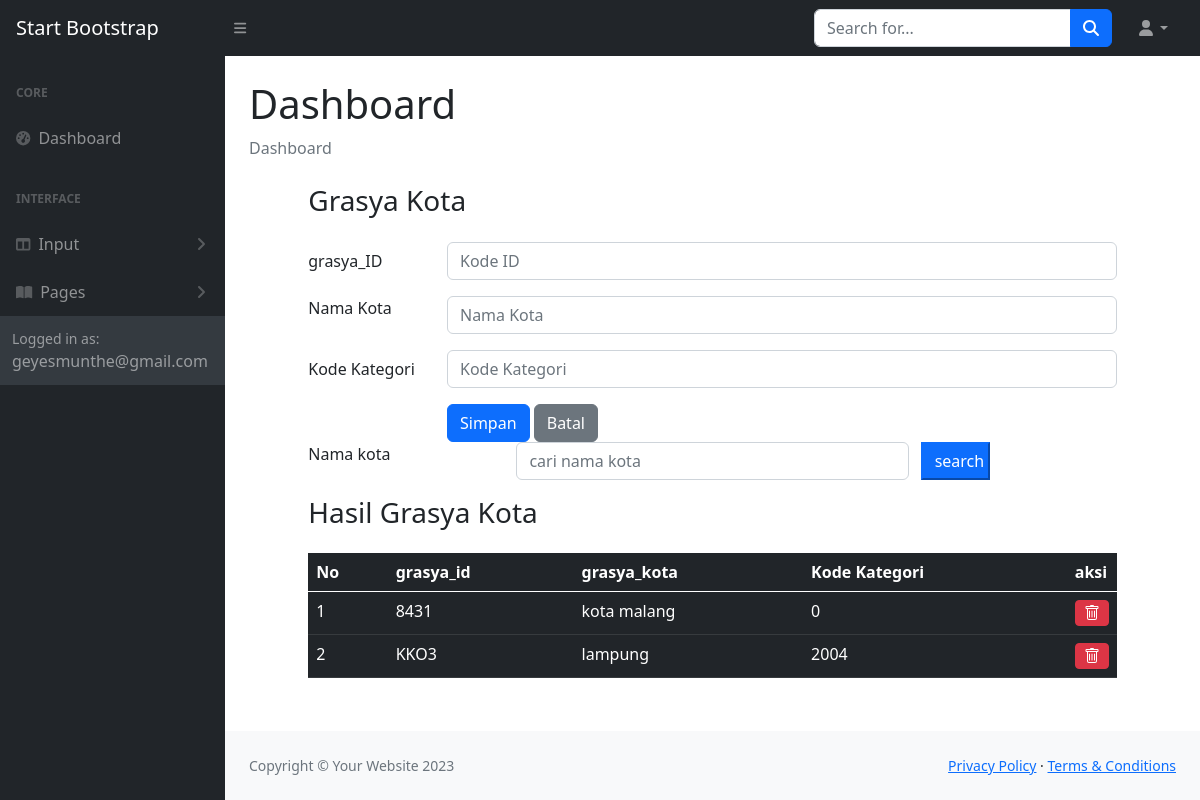
The page /grasya.php (signed in) on the database its author committed.
### tables this page shows
CREATE TABLE `pesonajawa` (
  `grasya_id` varchar(50) NOT NULL,
  `grasya_kota` varchar(50) NOT NULL,
  `kategoriKODE` int(11) NOT NULL
);

### grasya.php (the view, shortened to what this page needs)
<?php
include "include/include.php";
?>
<head>
<link rel="stylesheet" type="text/css" href="css/bootstrap.min.css">
</head>
<body>
<?php include "include/head.php"; ?>
    <body class="sb-nav-fixed">
 <?php include "include/navbar.php";?>
        <div id="layoutSidenav">
            <div id="layoutSidenav_nav">
                <?php include "include/menunav.php" ?>
            </div>
            <div id="layoutSidenav_content">
                <main>
                    <div class="container-fluid px-4">
                        <h1 class="mt-4">Dashboard</h1>
                        <ol class="breadcrumb mb-4">
                            <li class="breadcrumb-item active">Dashboard</li>
                        </ol>
                        </div>
                </main>
<div class="row">
<div class="col-sm-1"></div>
<div class="col-sm-10">
<h3 class="mb-4 font-weight-bold">Grasya Kota</h3>
    <form method="post">
        <div class="mb-3 row">
            <label for="grasya_id" class="col-sm-2 col-form-label">grasya_ID</label>
            <div class="col-sm-10">
            <input type="text" class="form-control" id="grasya_id" name="grasya_id" placeholder="Kode ID">
            </div>
          </div>
          <div class="mb-3 row">
            <label for="grasya_kota" class="col-sm-2 col-form-label-">Nama Kota</label>
            <div class="col-sm-10">
            <input type="text" class="form-control" id="grasya_kota" name="grasya_kota" placeholder="Nama Kota">
            </div>
          </div>
          <div class="mb-3 row">
            <label for="kategoridestinasi" class="col-sm-2 col-form-label">Kode Kategori</label>
            <div class="col-sm-10">
            <input type="text" class="form-control" id="kategoridestinasi" name="kategoridestinasi" placeholder="Kode Kategori">
            </div>
          </div>
          <div class="form-group row">
            <div class="col-sm-2"></div>
            <div class="col-sm-7">
                <input type="submit" class="btn btn-primary" value="Simpan" name="Simpan">
                <input type="reset" class="btn btn-secondary" value="Batal" name="Batal">
            </div>
          </div>
<form method="POST">
  <div class="form-group row mb-2">
    <label for="search" class="col-sm-3">Nama kota</label>
    <div class="col-sm-6">
      <input type="text" name="search" class="form-control" id="search"
      value="<?php if (isset($_POST['search'])) { echo $_POST['search']; } ?>"
      placeholder="cari nama kota">
    </div>
    <input type="submit" name="kirim" class="col-sm-1 btn-primary" value="search">
  </div>
</form>
<h3 class="mb-4 font-weight-bold"> Hasil Grasya Kota</h3>
<table class="table table-hover table-dark">
  <thead>
    <tr>
      <th scope="col">No</th>
      <th scope="col">grasya_id</th>
      <th scope="col">grasya_kota</th>
      <th scope="col">Kode Kategori</th>
      <th colspan ="2" stlye="text-align=center" >aksi</th>
  </thead>
  <tbody>
    <?php
    if (isset($_POST["kirim"])) {
      $search = $_POST['search'];
      $query = mysqli_query($connection, "SELECT * FROM pesonajawa
                                         WHERE grasya_kota LIKE '%" . $search . "%'");
    } else {
      $query = mysqli_query($connection, "SELECT * FROM pesonajawa");
    }
    $nomor = 1;
    while ($row = mysqli_fetch_array($query)) {
    ?>
      <tr>
        <td><?php echo $nomor; ?></td>
        <td><?php echo $row['grasya_id']; ?></td>
        <td><?php echo $row['grasya_kota']; ?></td>
        <td><?php echo $row['kategoriKODE']; ?></td>
        <td width="5px">
    <a href="hapus.php?hapus=<?php echo $row["grasya_id"]; ?>" class="btn btn-danger btn-sm" title="hapus">
      </tr>
      <?php $nomor = $nomor + 1; ?>
    <?php } ?>
  </tbody>
</table>
</div>
</div>
<?php include "include/footer.php";?>
    </div>
</div>
</body>
</html>

### rows shown on the page
pesonajawa: grasya "8431", grasya_kota "kota malang", kategoriKODE "0"
pesonajawa: grasya "KKO3", grasya_kota "lampung", kategoriKODE "2004"
